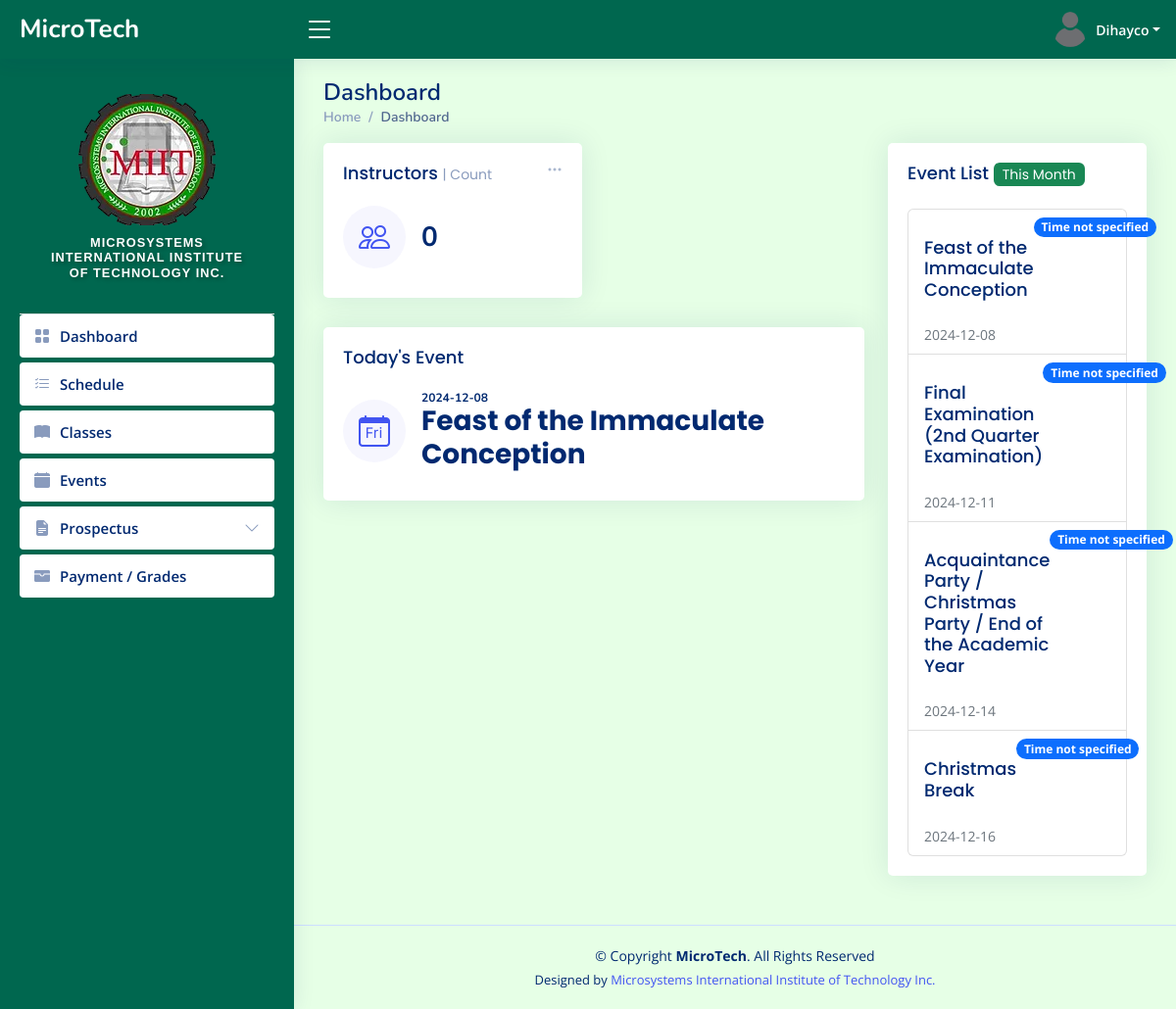
/admin/index3.php (signed in), run on the app's committed database.
### tables this page shows
CREATE TABLE `tbl_students` (
  `user_id` int(11) NOT NULL,
  `user_name` varchar(50) NOT NULL,
  `lname` varchar(50) NOT NULL,
  `fname` varchar(50) NOT NULL,
  `middleInitial` varchar(30) NOT NULL,
  `Suffix` varchar(15) NOT NULL,
  `course` varchar(50) NOT NULL,
  `year` int(10) NOT NULL,
  `sy` varchar(50) DEFAULT NULL,
  `contact` varchar(20) NOT NULL,
  `gender` varchar(10) NOT NULL,
  `bdate` varchar(50) NOT NULL,
  `pob` text NOT NULL,
  `email` varchar(50) NOT NULL,
  `major` varchar(50) NOT NULL,
  `nationality` varchar(20) NOT NULL,
  `civilStatus` varchar(20) NOT NULL,
  `religion` varchar(20) NOT NULL,
  `modality` varchar(20) NOT NULL,
  `fb` varchar(30) NOT NULL,
  `curAddress` varchar(200) NOT NULL,
  `cityAdd` varchar(200) NOT NULL,
  `zipcode` varchar(30) NOT NULL,
  `user_image` varchar(50) NOT NULL,
  `user_role` varchar(50) NOT NULL,
  `user_pass` varchar(100) NOT NULL,
  `status` varchar(20) NOT NULL,
  `semester` int(11) NOT NULL
);

CREATE TABLE `tbl_events` (
  `id` int(11) NOT NULL,
  `title` varchar(100) NOT NULL,
  `description` varchar(10000) NOT NULL,
  `start_date` date DEFAULT NULL,
  `end_date` date DEFAULT NULL
);

### PHP/index3-php-con.php (called while the page is built, shortened)
<?php
$connection = new Connection();
$pdo = $connection->open();
$sql = "SELECT * FROM tbl_events ORDER BY title, start_date ASC";
$stmt = $pdo->query($sql);
$events = $stmt->fetchAll(PDO::FETCH_ASSOC);
$today = date('Y-m-d');
$sql = "SELECT * FROM tbl_events WHERE :today BETWEEN start_date AND end_date ORDER BY title ASC";
$stmt = $pdo->prepare($sql);
$stmt->execute(['today' => $today]);
$todaysEvent = $stmt->fetch(PDO::FETCH_ASSOC);
$currentYear = date('Y');
$currentMonth = date('m');
$connection = new Connection();
$pdo = $connection->open();
$sql = "SELECT * FROM tbl_events WHERE (DATE_FORMAT(start_date, '%Y-%m') = :currentMonthYear OR DATE_FORMAT(end_date, '%Y-%m') = :currentMonthYear) ORDER BY start_date ASC";
$stmt = $pdo->prepare($sql);
$currentMonthYear = $currentYear . '-' . $currentMonth;
$stmt->bindParam(':currentMonthYear', $currentMonthYear, PDO::PARAM_STR);
$stmt->execute();
$events = $stmt->fetchAll(PDO::FETCH_ASSOC);
$userid = $_SESSION["login"];
try {
    $countSql = "SELECT COUNT(*) AS isntructor_count
                FROM tbl_student_instructors
                WHERE student_id = :student_id";
    $countStmt = $pdo->prepare($countSql);
    $countStmt->execute([':student_id' => $userid]);
    $countResult = $countStmt->fetch(PDO::FETCH_ASSOC);
    $instructorCount = $countResult['isntructor_count'];
} catch (PDOException $e) {
    echo "There was an error: " . $e->getMessage();
}
?>

### admin/index3.php (the view, shortened to what this page needs)
<?php include_once "../templates/header3.php"; ?>
<?php include_once "../PHP/index3-php-con.php"; ?>
  <main id="main" class="main">
    <div class="pagetitle">
      <h1>Dashboard</h1>
      <nav>
        <ol class="breadcrumb">
          <li class="breadcrumb-item"><a href="index.html">Home</a></li>
          <li class="breadcrumb-item active">Dashboard</li>
        </ol>
      </nav>
    </div>
    <section class="section dashboard">
      <div class="row">
        <div class="col-lg-8">
          <div class="row">
            <div class="col-xxl-6 col-md-6">
                <div class="card info-card sales-card">
                    <div class="filter">
                        <a class="icon" href="#" data-bs-toggle="dropdown"><i class="bi bi-three-dots"></i></a>
                    </div>
                    <div class="card-body">
                        <h5 class="card-title">Instructors <span>| Count</span></h5>
                        <div class="d-flex align-items-center">
                            <div class="card-icon rounded-circle d-flex align-items-center justify-content-center">
                                <i class="bi bi-people"></i>
                            </div>
                            <div class="ps-3">
                                <h6> <?php echo htmlspecialchars($instructorCount); ?></h6>
                            </div>
                        </div>
                    </div>
                </div>
            </div>
            <div class="col-xxl-6">
                    <div class="card info-card sales-card">
                        <div class="card-body">
                            <h5 class="card-title">Today's Event</h5>
                            <div class="d-flex align-items-center">
                                <div class="card-icon rounded-circle d-flex align-items-center justify-content-center">
                                    <i class="bi bi-calendar-day"></i>
                                </div>
                                <div class="ps-3">
                                    <?php if ($todaysEvent) : ?>
                                        <h6 style="font-size:12px"><?php echo htmlspecialchars($todaysEvent['start_date']); ?></h6>
                                        <li class="list-group-item d-flex justify-content-between align-items-start">
                                            <div style="flex-grow: 1;">
                                                <h6 class="card-title"><?php echo htmlspecialchars($todaysEvent['title']); ?></h6>
                                            </div>
                                        </li>
                                    <?php else : ?>
                                        <p>No events scheduled for today.</p>
                                    <?php endif; ?>
                                </div>
                            </div>
                        </div>
                    </div>
            </div>
          </div>
        </div>
        <div class="col-lg-4">
          <div class="card">
                <div class="card-body">
                    <h5 class="card-title">Event List <span class="badge bg-success" style="color: white;">This Month</span></h5>
                    <ul class="list-group">
                        <?php if (!empty($events)) : ?>
                            <?php foreach ($events as $event) : ?>
                                <li class="list-group-item d-flex justify-content-between align-items-start">
                                    <div>
                                        <h6 class="card-title"><?php echo htmlspecialchars($event['title'] ?? 'Untitled Event'); ?></h6>
                                        <small class="text-muted"><?php echo htmlspecialchars($event['start_date'] ?? 'Unknown Date'); ?></small>
                                    </div>
                                    <span class="badge bg-primary rounded-pill"><?php echo htmlspecialchars($event['time'] ?? 'Time not specified'); ?></span>
                                </li>
                            <?php endforeach; ?>
                        <?php else : ?>
                            <li class="list-group-item">No events found for the current month.</li>
                        <?php endif; ?>
                    </ul>
                </div>
            </div>
        </div>
      </div>
    </section>
  </main>
<?php include_once "../templates/footer.php"; ?>

### templates/header3.php (shortened to what this page needs)
<!DOCTYPE html>
<html lang="en">
<head>
  <link href="../../assets/vendor/bootstrap/css/bootstrap.min.css" rel="stylesheet">
  <link href="../../assets/vendor/bootstrap-icons/bootstrap-icons.css" rel="stylesheet">
  <link href="../../assets/vendor/boxicons/css/boxicons.min.css" rel="stylesheet">
  <link href="../../assets/vendor/quill/quill.snow.css" rel="stylesheet">
  <link href="../../assets/vendor/quill/quill.bubble.css" rel="stylesheet">
  <link href="../../assets/vendor/remixicon/remixicon.css" rel="stylesheet">
  <link href="../../assets/vendor/simple-datatables/style.css" rel="stylesheet">
  <link href="../../assets/css/style.css" rel="stylesheet">
</head>
<?php
$database = new Connection();
$conn = $database->open();
$userid = $_SESSION["login"];
$statements = $conn->prepare("SELECT u.fname, u.lname, u.user_image, u.course, u.user_role
    FROM tbl_students u
    LEFT JOIN tbl_users s ON u.user_id = s.user_id
    WHERE u.user_id = :userid
");
$statements->bindParam(':userid', $userid, PDO::PARAM_INT);
$statements->execute();
$user = $statements->fetch(PDO::FETCH_ASSOC);
if ($user) {
  $lname = $user['lname'];
  $image = $user['user_image'];
} else {
  echo "User or student information not found.";
  exit;
}
?>
<body style="background-color:#e6ffe6;">
<header id="header" class="header fixed-top d-flex align-items-center" style="background-color: #00674f;">
  <div class="d-flex align-items-center justify-content-between">
    <a href="../admin/index.php" class="logo d-flex align-items-center">
      <span class="d-none d-lg-block text-white">MicroTech</span>
    </a>
    <i class="bi bi-list toggle-sidebar-btn text-white"></i>
  </div>
  <nav class="header-nav ms-auto">
    <ul class="d-flex align-items-center">
      <li class="nav-item dropdown pe-3">
        <a class="nav-link nav-profile d-flex align-items-center pe-0 " href="#" data-bs-toggle="dropdown">
          <img src="upload-files/<?php echo htmlspecialchars($image); ?>" id="currentPhoto" onerror="this.src='images/default.png'" alt="Profile Image" class="rounded-circle">
          <span class="d-none d-md-block dropdown-toggle ps-2 text-white"><?php echo htmlspecialchars($lname)?></span>
        </a>
      </li>
    </ul>
  </nav>
</header>
<aside id="sidebar" class="sidebar" style="background-color: #00674f;">
  <ul class="sidebar-nav" id="sidebar-nav">
    <div class="profile-section">
      <div>
        <img src="../admin/images/miit-logo.png" id="currentPhoto" onerror="this.src='images/default.png'" alt="Profile Image" class="rotate-flip">
      </div>
      <div class="logo-text" style="padding: 10px; text-align: center;">
        <h6>Microsystems International Institute of Technology Inc.</h6>
      </div>
    </div>
    <li class="nav-item">
      <a class="nav-link collapsed" href="../admin/index3.php">
        <i class="bi bi-grid-fill"></i>
        <span>Dashboard</span>
      </a>
    </li>
    <li class="nav-item">
      <a class="nav-link collapsed" href="../admin/schedule-students.php">
        <i class="bi bi-list-check"></i>
        <span>Schedule</span>
      </a>
    </li>
    <li class="nav-item">
      <a class="nav-link collapsed" href="../admin/student-classes.php">
        <i class="bi bi-book-fill"></i>
        <span>Classes</span>
      </a>
    </li>
    <li class="nav-item">
      <a class="nav-link collapsed" href="../admin/event-student.php">
        <i class="bi bi-calendar-fill"></i>
        <span>Events</span>
      </a>
    </li>
    <li class="nav-item">
      <a class="nav-link collapsed" data-bs-target="#tables-nav" data-bs-toggle="collapse" href="#">
        <i class="bi bi-file-earmark-text-fill"></i><span>Prospectus</span><i class="bi bi-chevron-down ms-auto"></i>
      </a>
    </li>
    <li class="nav-item">
      <a class="nav-link collapsed" href="../admin/payment1.php">
        <i class="bi bi-wallet-fill"></i>
        <span>Payment / Grades </span>
      </a>
    </li>
  </ul>
</aside>

### assets/css/style.css (style rules this page uses)
:root { scroll-behavior: smooth; }
body { font-family: 'Open Sans', sans-serif; background: #f6f9ff; color: #444444; }
a { color: #4154f1; text-decoration: none; }
h1, h2, h3, h4, h5, h6 { font-family: 'Nunito', sans-serif; }
#main { margin-top: 60px; padding: 20px 30px; transition: all 0.3s; }
.pagetitle { margin-bottom: 10px; }
.pagetitle h1 { font-size: 24px; margin-bottom: 0; font-weight: 600; color: #012970; }
.card { margin-bottom: 30px; border: none; border-radius: 5px; box-shadow: 0px 0 30px rgba(1, 41, 112, 0.1); }
.card-title { padding: 20px 0 15px 0; font-size: 18px; font-weight: 500; color: #012970; font-family: 'Poppins', sans-serif; }
.card-title span { color: #899bbd; font-size: 14px; font-weight: 400; }
.card-body { padding: 0 20px 20px 20px; }
.breadcrumb { font-size: 14px; font-family: 'Nunito', sans-serif; color: #899bbd; font-weight: 600; }
.breadcrumb a { color: #899bbd; transition: 0.3s; }
.breadcrumb .breadcrumb-item::before { color: #899bbd; }
.breadcrumb .active { color: #51678f; font-weight: 600; }
.logo { line-height: 1; }
@media (min-width: 1200px) { .logo { width: 280px; } }
.logo span { font-size: 26px; font-weight: 700; color: #012970; font-family: 'Nunito', sans-serif; }
.header { transition: all 0.5s; z-index: 997; height: 60px; box-shadow: 0px 2px 20px rgba(1, 41, 112, 0.1); background-color: #fff; padding-left: 20px; }
.header .toggle-sidebar-btn { font-size: 32px; padding-left: 10px; cursor: pointer; color: #012970; }
.header-nav ul { list-style: none; }
.header-nav > ul { margin: 0; padding: 0; }
.header-nav .nav-profile { color: #012970; }
.header-nav .nav-profile img { max-height: 36px; }
.header-nav .nav-profile span { font-size: 14px; font-weight: 600; }
.sidebar { position: fixed; top: 60px; left: 0; bottom: 0; width: 300px; z-index: 996; transition: all 0.3s; padding: 20px; overflow-y: auto; scrollbar-width: thin; scrollbar-color: #aab7cf transparent; box-shadow: 0px 0px 20px rgba(1, 41, 112, 0.1); background-color: #fff; }
@media (min-width: 1200px) { #main, #footer { margin-left: 300px; } }
.sidebar-nav { padding: 0; margin: 0; list-style: none; }
.sidebar-nav li { padding: 0; margin: 0; list-style: none; }
.sidebar-nav .nav-item { margin-bottom: 5px; }
.sidebar-nav .nav-link { display: flex; align-items: center; font-size: 15px; font-weight: 600; color: #4154f1; transition: 0.3; background: #f6f9ff; padding: 10px 15px; border-radius: 4px; }
.sidebar-nav .nav-link i { font-size: 16px; margin-right: 10px; color: #4154f1; }
.sidebar-nav .nav-link.collapsed { color: #012970; background: #fff; }
.sidebar-nav .nav-link.collapsed i { color: #899bbd; }
.sidebar-nav .nav-link .bi-chevron-down { margin-right: 0; transition: transform 0.2s ease-in-out; }
.dashboard .filter { position: absolute; right: 0px; top: 15px; }
.dashboard .filter .icon { color: #aab7cf; padding-right: 20px; padding-bottom: 5px; transition: 0.3s; font-size: 16px; }
.dashboard .info-card { padding-bottom: 10px; }
.dashboard .info-card h6 { font-size: 28px; color: #012970; font-weight: 700; margin: 0; padding: 0; }
.dashboard .card-icon { font-size: 32px; line-height: 0; width: 64px; height: 64px; flex-shrink: 0; flex-grow: 0; }
.dashboard .sales-card .card-icon { color: #4154f1; background: #f6f6fe; }

### templates/header3.php (style rules this page uses)
.logo-text h6 { font-family: 'Arial', sans-serif; font-size: 0.8rem; font-weight: 600; letter-spacing: 1px; color: #ffffff; text-transform: uppercase; text-shadow: 2px 2px 4px rgba(0, 0, 0, 0.3); }
html { scroll-behavior: smooth; }
.sidebar .nav-link { transition: background-color 0.3s ease, color 0.3s ease; }
.profile-section { display: flex; flex-direction: column; align-items: center; padding: 1rem; border-bottom: 1px solid #ddd; }

### PHP/index3-php-con.php (style rules this page uses)
a { text-decoration: none !important; }
.breadcrumb-item a { text-decoration: none !important; }
.breadcrumb-item.active { text-decoration: none; }

### data on the page
tbl_students: lname "Dihayco"
tbl_events: start_date "2024-12-08", title "Feast of the Immaculate Conception", time "Time not specified"
tbl_events: title "Final Examination (2nd Quarter Examination)", start_date "2024-12-11", time "Time not specified"
tbl_events: title "Acquaintance Party / Christmas Party / End of the Academic Year", start_date "2024-12-14", time "Time not specified"
tbl_events: title "Christmas Break", start_date "2024-12-16", time "Time not specified"

### other printed values
$instructorCount "0"
